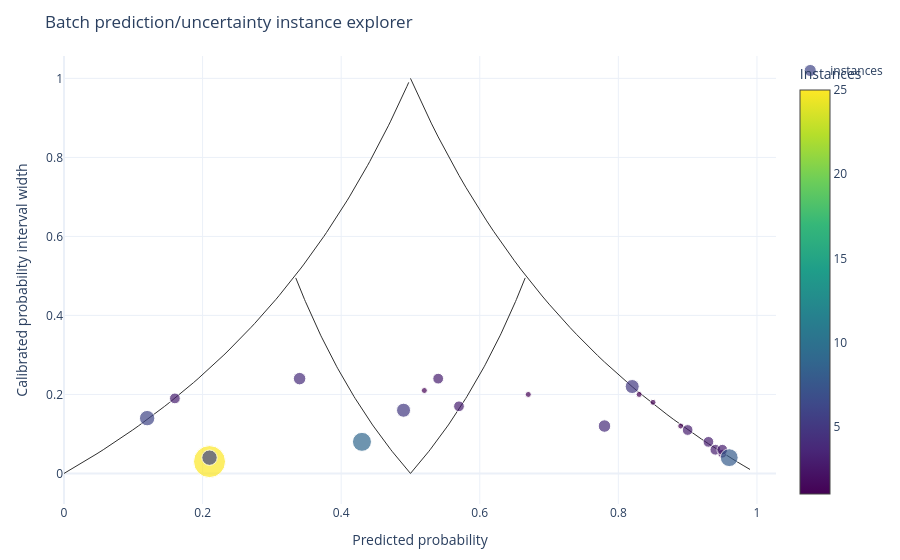

The code cell stored with this chart in its notebook:
### Markdown cell above
## Section 1: Classification

The classification section uses a 60/20/20 proper-training, calibration, and query split. The explorer aggregates nearby rounded positions with `position_precision=2`, so larger markers represent multiple instances in the same prediction/uncertainty position.

### Code cell
X, y = make_classification(
    n_samples=500,
    n_features=8,
    n_informative=5,
    n_redundant=0,
    random_state=7,
)
x_proper, x_tmp, y_proper, y_tmp = train_test_split(
    X, y, test_size=0.4, random_state=7, stratify=y
)
x_cal, x_query, y_cal, y_query = train_test_split(
    x_tmp, y_tmp, test_size=0.5, random_state=7, stratify=y_tmp
)

classifier = RandomForestClassifier(n_estimators=80, random_state=7)
explainer = WrapCalibratedExplainer(classifier)
explainer.fit(x_proper, y_proper)
assert explainer.fitted is True
explainer.calibrate(x_cal, y_cal)
assert explainer.calibrated is True

classification_explanations = explainer.explain_factual(x_query[:120])
classification_result = classification_explanations.plot(
    style="plotly.global.instance_explorer",
    task="classification",
    position_precision=2,
    show=True,
)
